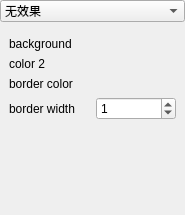
<?xml version="1.0" encoding="UTF-8"?>
<ui version="4.0">
 <class>VEEllipseSettings</class>
 <widget class="QWidget" name="VEEllipseSettings">
  <property name="geometry">
   <rect>
    <x>0</x>
    <y>0</y>
    <width>185</width>
    <height>215</height>
   </rect>
  </property>
  <property name="windowTitle">
   <string>Form</string>
  </property>
  <layout class="QGridLayout" name="gridLayout">
   <property name="leftMargin">
    <number>0</number>
   </property>
   <property name="topMargin">
    <number>0</number>
   </property>
   <property name="rightMargin">
    <number>0</number>
   </property>
   <property name="bottomMargin">
    <number>0</number>
   </property>
   <item row="3" column="0">
    <spacer name="verticalSpacer">
     <property name="orientation">
      <enum>Qt::Vertical</enum>
     </property>
     <property name="sizeHint" stdset="0">
      <size>
       <width>20</width>
       <height>40</height>
      </size>
     </property>
    </spacer>
   </item>
   <item row="0" column="0">
    <widget class="QComboBox" name="comboBox">
     <item>
      <property name="text">
       <string>无效果</string>
      </property>
     </item>
     <item>
      <property name="text">
       <string>渐变填充</string>
      </property>
     </item>
    </widget>
   </item>
   <item row="1" column="0">
    <widget class="QWidget" name="fillingWidget" native="true">
     <layout class="QGridLayout" name="gridLayout_2">
      <item row="3" column="1">
       <widget class="QSpinBox" name="borderWidth">
        <property name="minimum">
         <number>0</number>
        </property>
        <property name="maximum">
         <number>200</number>
        </property>
        <property name="value">
         <number>1</number>
        </property>
       </widget>
      </item>
      <item row="2" column="1">
       <widget class="ColorLabel" name="borderColor">
        <property name="text">
         <string/>
        </property>
       </widget>
      </item>
      <item row="3" column="0">
       <widget class="QLabel" name="label_4">
        <property name="text">
         <string>border width</string>
        </property>
       </widget>
      </item>
      <item row="0" column="1">
       <widget class="ColorLabel" name="color_1">
        <property name="text">
         <string/>
        </property>
       </widget>
      </item>
      <item row="0" column="0">
       <widget class="QLabel" name="labelColor_1">
        <property name="text">
         <string>background</string>
        </property>
       </widget>
      </item>
      <item row="2" column="0">
       <widget class="QLabel" name="label_2">
        <property name="text">
         <string>border color</string>
        </property>
       </widget>
      </item>
      <item row="1" column="0">
       <widget class="QLabel" name="labelColor_2">
        <property name="text">
         <string>color 2</string>
        </property>
       </widget>
      </item>
      <item row="1" column="1">
       <widget class="ColorLabel" name="color_2">
        <property name="text">
         <string/>
        </property>
       </widget>
      </item>
     </layout>
    </widget>
   </item>
  </layout>
 </widget>
 <customwidgets>
  <customwidget>
   <class>ColorLabel</class>
   <extends>QLabel</extends>
   <header>colorlabel.h</header>
  </customwidget>
 </customwidgets>
 <resources/>
 <connections/>
</ui>
